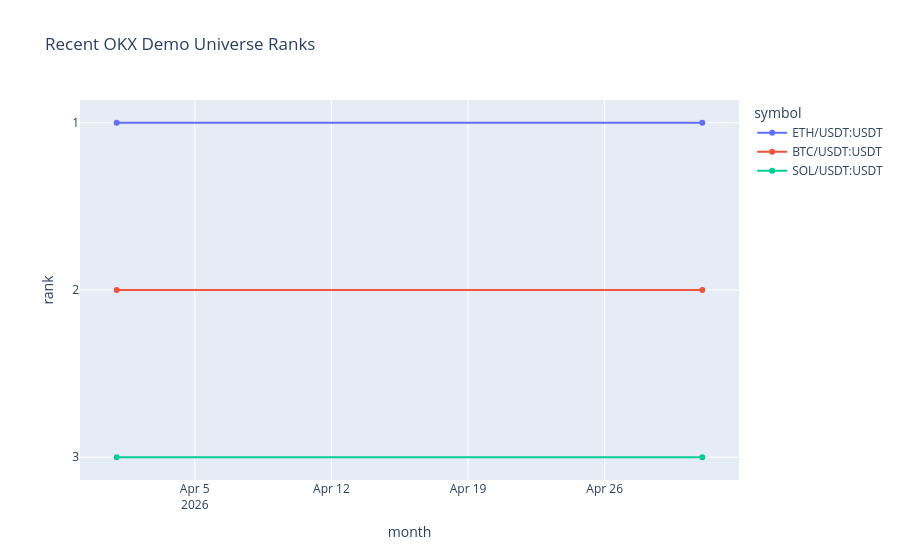

Notebook code cell kept with this figure:
### Code cell
fig = px.line(
    ranks,
    x="month",
    y="rank",
    color="symbol",
    markers=True,
    title="Recent OKX Demo Universe Ranks",
)
fig.update_yaxes(autorange="reversed", dtick=1)
fig.show()

### Figure 1 — Plotly figure (JSON) as saved in the notebook; plotly's stock layout.template omitted (floating-point values rounded to 4 significant figures)
{"data": [{"hovertemplate": "symbol=ETH/USDT:USDT<br>month=%{x}<br>rank=%{y}<extra></extra>", "legendgroup": "ETH/USDT:USDT", "line": {"color": "#636efa", "dash": "solid"}, "marker": {"symbol": "circle"}, "mode": "lines+markers", "name": "ETH/USDT:USDT", "orientation": "v", "showlegend": true, "type": "scatter", "x": ["2026-04-01T00:00:00.000000000", "2026-05-01T00:00:00.000000000"], "xaxis": "x", "y": [1, 1], "yaxis": "y"}, {"hovertemplate": "symbol=BTC/USDT:USDT<br>month=%{x}<br>rank=%{y}<extra></extra>", "legendgroup": "BTC/USDT:USDT", "line": {"color": "#EF553B", "dash": "solid"}, "marker": {"symbol": "circle"}, "mode": "lines+markers", "name": "BTC/USDT:USDT", "orientation": "v", "showlegend": true, "type": "scatter", "x": ["2026-04-01T00:00:00.000000000", "2026-05-01T00:00:00.000000000"], "xaxis": "x", "y": [2, 2], "yaxis": "y"}, {"hovertemplate": "symbol=SOL/USDT:USDT<br>month=%{x}<br>rank=%{y}<extra></extra>", "legendgroup": "SOL/USDT:USDT", "line": {"color": "#00cc96", "dash": "solid"}, "marker": {"symbol": "circle"}, "mode": "lines+markers", "name": "SOL/USDT:USDT", "orientation": "v", "showlegend": true, "type": "scatter", "x": ["2026-04-01T00:00:00.000000000", "2026-05-01T00:00:00.000000000"], "xaxis": "x", "y": [3, 3], "yaxis": "y"}], "layout": {"legend": {"title": {"text": "symbol"}, "tracegroupgap": 0}, "title": {"text": "Recent OKX Demo Universe Ranks"}, "xaxis": {"anchor": "y", "domain": [0.0, 1.0], "title": {"text": "month"}}, "yaxis": {"anchor": "x", "autorange": "reversed", "domain": [0.0, 1.0], "dtick": 1, "title": {"text": "rank"}}}}
